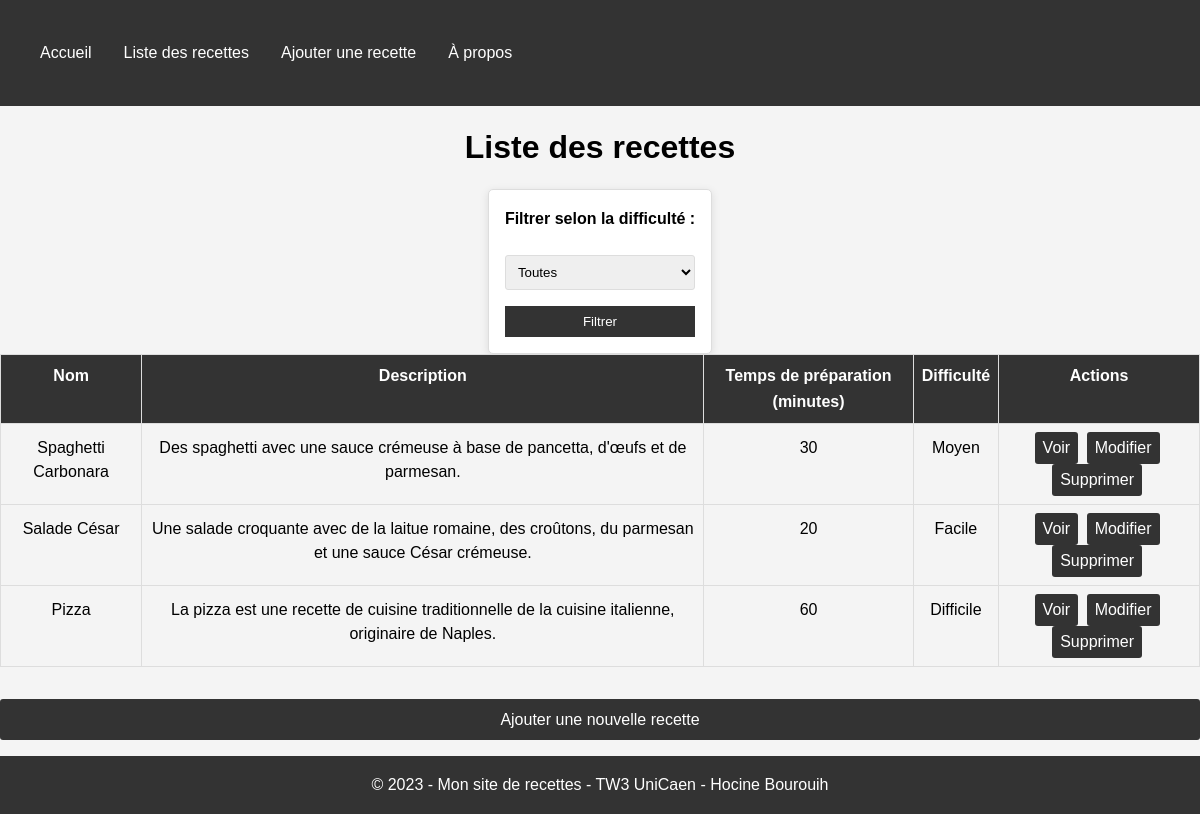
Page /list.php on the committed database.
### tables this page shows
CREATE TABLE IF NOT EXISTS `recipes` (
  `id` INT(11) UNSIGNED NOT NULL AUTO_INCREMENT,
  `name` VARCHAR(255) NOT NULL,
  `description` TEXT NOT NULL,
  `prep_time` INT(11) NOT NULL,
  `image_url` VARCHAR(255) NOT NULL,
  `difficulty` ENUM('Facile', 'Moyen', 'Difficile') NOT NULL,
  PRIMARY KEY (`id`)
);

### list.php (the view, shortened to what this page needs)
<?php require_once 'config/database.php'; ?>
<!DOCTYPE html>
<html lang="fr">
<head>
    <link rel="stylesheet" href="css/style.css">
</head>
<body>
    <?php include 'includes/header.php'; ?>
    <h1>Liste des recettes</h1>
    <form method="GET">
        <label for="difficulty">Filtrer selon la difficulté :</label>
        <select name="difficulty" id="difficulty">
            <option value="">Toutes</option>
        </select>
        <input type="submit" value="Filtrer">
    </form>
    <?php
    $difficulty = isset($_GET['difficulty']) ? $_GET['difficulty'] : '';
    if ($difficulty)
    {
        $query = "SELECT * FROM recipes WHERE difficulty = :difficulty";
        $stmt = $pdo->prepare($query);
        $stmt->bindParam(':difficulty', $difficulty);
        $stmt->execute();
    }
    else
    {
        $query = "SELECT * FROM recipes";
        $stmt = $pdo->query($query);
    }
    if ($stmt->rowCount() > 0)
    {
        echo "<table>
                <thead>
                    <tr>
                        <th>Nom</th>
                        <th>Description</th>
                        <th>Temps de préparation (minutes)</th>
                        <th>Difficulté</th>
                        <th>Actions</th>
                    </tr>
                </thead>
                <tbody>";
        while ($row = $stmt->fetch(PDO::FETCH_ASSOC))
        {
            echo "<tr>
                    <td>{$row['name']}</td>
                    <td>{$row['description']}</td>
                    <td>{$row['prep_time']}</td>
                    <td>{$row['difficulty']}</td>
                    <td>
                        <a href='view.php?id={$row['id']}'>Voir</a>
                        <a href='update.php?id={$row['id']}'>Modifier</a>
                        <a href='delete.php?id={$row['id']}'>Supprimer</a>
                    </td>
                  </tr>";
        }
        echo "</tbody>
            </table>";
    }
    else
    {
        echo "<p>Aucune recette trouvée.</p>";
    }
    ?>
    <a href="add.php" class="add-recipe-link">Ajouter une nouvelle recette</a>
    <?php include 'includes/footer.php'; ?>
</body>
</html>

### includes/header.php
<header>
    <nav>
        <ul>
            <li><a href="index.php">Accueil</a></li>
            <li><a href="list.php">Liste des recettes</a></li>
            <li><a href="add.php">Ajouter une recette</a></li>
            <li><a href="about.php">À propos</a></li>
        </ul>
    </nav>
</header>

### includes/footer.php
<footer class="site-footer">
    <p>© 2023 - Mon site de recettes - TW3 UniCaen  -  Hocine Bourouih</p>
</footer>

### css/style.css (style rules this page uses)
html, body, div, span, applet, object, iframe, h1, h2, h3, h4, h5, h6, p, blockquote, pre, a, abbr, acronym, address, big, cite, code, del, dfn, em, img, ins, kbd, q, s, samp, small, strike, strong, sub, sup, tt, var, b, u, i, center, dl, dt, dd, ol, ul, li, fieldset, form, label, legend, table, caption, tbody, tfoot, thead, tr, th, td, article, aside, canvas, details, embed, figure, figcaption, footer, header, hgroup, menu, nav, output, ruby, section, summary, time, mark, audio, video { margin: 0; padding: 0; border: 0; font-size: 100%; font: inherit; vertical-align: baseline; }
body { font-family: Arial, sans-serif; line-height: 1.6; background-color: #f4f4f4; }
header { background-color: #333; color: #ffffff; text-align: center; padding: 1rem; }
nav { display: flex; justify-content: space-between; padding: 1rem; background-color: #333; }
nav ul { display: flex; list-style-type: none; }
nav ul li { margin-right: 1rem; }
nav ul li a { display: block; padding: 0.5rem; color: #ffffff; text-decoration: none; }
form { display: flex; margin: 1rem 0; }
form input[type="submit"] { padding: 0.5rem 1rem; background-color: #333; color: #ffffff; border: none; cursor: pointer; }
.table-recipes tr, nav ul li a, form input[type="submit"] { transition: all 0.3s ease; }
html { height: 100%; }
body { display: flex; flex-direction: column; min-height: 100%; }
.site-footer { margin-top: auto; text-align: center; padding: 1rem; background-color: #333; color: #fff; }
h1 { text-align: center; margin-top: 1rem; margin-bottom: 1rem; font-weight: bold; font-size: 2rem; }
table { width: 100%; border-collapse: collapse; margin-bottom: 1rem; }
table th, table td { padding: 0.5rem; border: 1px solid #ddd; text-align: center; }
table th { font-weight: bold; background-color: #333; color: #fff; }
table tr:nth-child(even) { background-color: #f4f4f4; }
table a { display: inline-block; padding: 0.25rem 0.5rem; background-color: #333; color: #fff; text-decoration: none; border-radius: 3px; margin-right: 0.25rem; }
.add-recipe-link { display: inline-block; padding: 0.5rem 1rem; background-color: #333; color: #fff; text-decoration: none; border-radius: 3px; margin: 1rem 0; text-align: center; }
table tbody tr { line-height: 1.5; }
form { display: grid; grid-template-columns: 1fr; gap: 1rem; max-width: 1000px; margin: 0 auto; padding: 1rem; background-color: #ffffff; border: 1px solid #ddd; border-radius: 5px; box-shadow: 0 2px 8px rgba(0, 0, 0, 0.1); }
form label { display: block; font-weight: bold; margin-bottom: 0.5rem; }
form input[type="text"], form input[type="number"], form textarea, form select { width: 100%; padding: 0.5rem; border: 1px solid #ddd; border-radius: 3px; }

### rows in the picture
recipes: name "Spaghetti Carbonara", description "Des spaghetti avec une sauce crémeuse à base de pancetta, d'œufs et de parmesan.", prep_time "30", difficulty "Moyen"
recipes: name "Salade César", description "Une salade croquante avec de la laitue romaine, des croûtons, du parmesan et une sauce César crémeuse.", prep_time "20", difficulty "Facile"
recipes: name "Pizza", description "La pizza est une recette de cuisine traditionnelle de la cuisine italienne, originaire de Naples.", prep_time "60", difficulty "Difficile"
